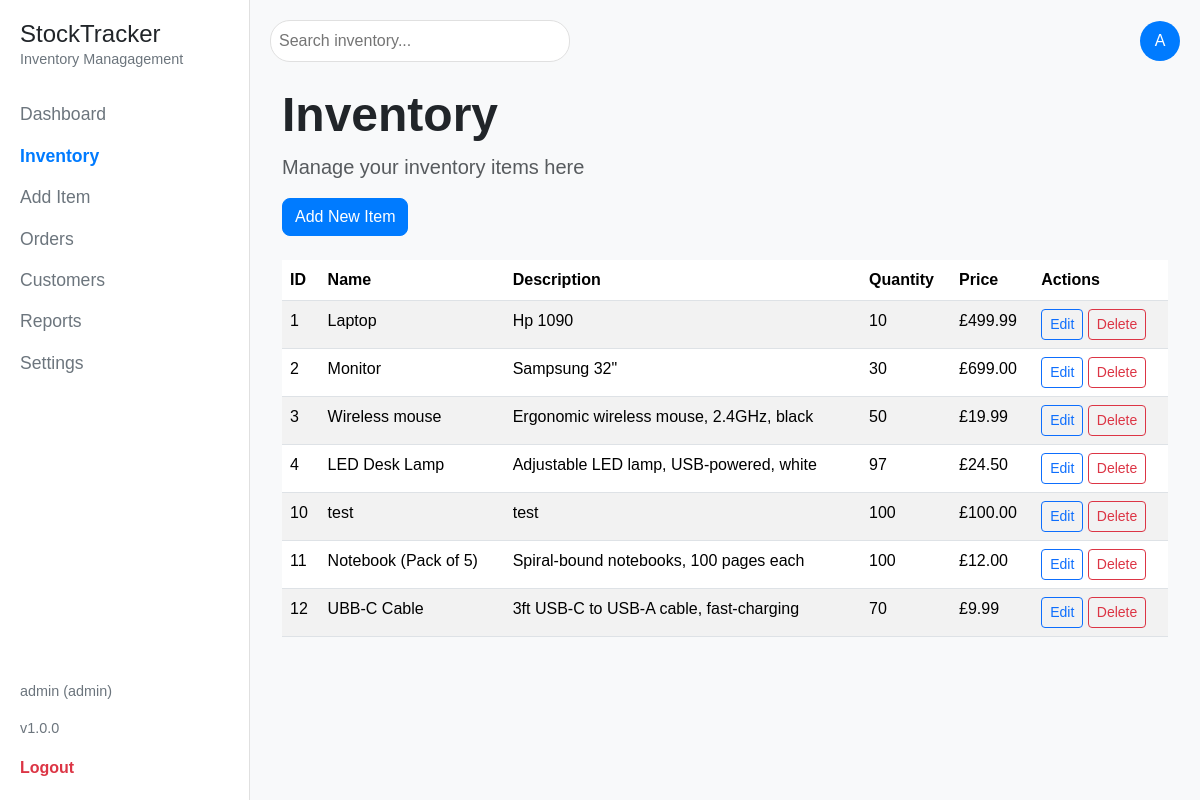
Screenshot of /items (signed in) with the database file from the repository.
### tables this page shows
CREATE TABLE users (
            id INTEGER PRIMARY KEY AUTOINCREMENT,
            username TEXT NOT NULL UNIQUE,
            password TEXT NOT NULL,
            role TEXT NOT NULL,
            created_at TIMESTAMP DEFAULT CURRENT_TIMESTAMP,
            updated_at TIMESTAMP DEFAULT CURRENT_TIMESTAMP
        );

CREATE TABLE items (
            id INTEGER PRIMARY KEY AUTOINCREMENT,
            name TEXT NOT NULL,
            description TEXT,  -- Added description column
            quantity INTEGER NOT NULL,
            price REAL NOT NULL,
            created_at TIMESTAMP DEFAULT CURRENT_TIMESTAMP,
            updated_at TIMESTAMP DEFAULT CURRENT_TIMESTAMP    
        );

### app.py (the view)
@app.route('/items', methods=['GET'])
@login_required
def items():
    items = view_items()
    return render_template('items.html', items=items)

### app.py (called while the page is built)
@login_manager.user_loader
def load_user(user_id):
    conn = sqlite3.connect('inventory.db')
    cursor = conn.cursor()
    cursor.execute("SELECT id, username, password, role, created_at, updated_at FROM users WHERE id = ?", (user_id,))
    row = cursor.fetchone()
    conn.close()
    print(f"Loading user: {row}")
    if row:
        return User(*row)
    return None

### inventory.py (called while the page is built)
def view_items():
    conn = sqlite3.connect('inventory.db')
    cursor = conn.cursor()
    cursor.execute("SELECT * FROM items")
    items = cursor.fetchall()
    conn.close()
    return items

### templates/items.html (shortened to what this page needs)
{% extends 'base.html' %}
{% block content %}
    <div class="container mt-4">
        <h1 class="display-5 fw-bold">Inventory</h1>
        <p class="lead text-muted">Manage your inventory items here</p>
        {% if current_user.role == 'admin' %}
            <a href="{{ url_for('add_item_route') }}" class="btn btn-primary mb-4">Add New Item</a>
        {% endif %}
        {% if items %}
            <div class="table-responsive">
                <table class="table table-striped table-hover">
                    <thead>
                        <tr>
                            <th>ID</th>
                            <th>Name</th>
                            <th>Description</th>
                            <th>Quantity</th>
                            <th>Price</th>
                            {% if current_user.role == 'admin' %}
                                <th>Actions</th>
                            {% endif %}
                        </tr>
                    </thead>
                    <tbody>
                        {% for item in items %}
                            <tr>
                                <td>{{ item[0] }}</td>
                                <td>{{ item[1] }}</td>
                                <td>{{ item[2] }}</td>
                                <td>{{ item[3] }}</td>
                                <td>£{{ "{:.2f}".format(item[4]) }}</td>
                                {% if current_user.role == 'admin' %}
                                    <td>
                                        <a href="{{ url_for('edit_item_route', item_id=item[0]) }}" class="btn btn-sm btn-outline-primary">Edit</a>
                                        <form action="{{ url_for('delete_item_route', item_id=item[0]) }}" method="POST" style="display:inline;">
                                            <button type="submit" class="btn btn-sm btn-outline-danger" onclick="return confirm('Are you sure you want to delete this item?');">Delete</button>
                                        </form>
                                    </td>
                                {% endif %}
                            </tr>
                        {% endfor %}
                    </tbody>
                </table>
            </div>
        {% else %}
            <div class="alert alert-info" role="alert">
                No items in inventory yet. {% if current_user.role == 'admin' %}Start by adding a new item!{% endif %}
            </div>
        {% endif %}
    </div>
{% endblock %}

### templates/base.html (shortened to what this page needs)
<!DOCTYPE html>
<html lang="en">
<head>
    <link href="https://cdn.jsdelivr.net/npm/bootstrap@5.3.3/dist/css/bootstrap.min.css" rel="stylesheet">
    <link rel="stylesheet" href="{{ url_for('static', filename='style.css') }}?v=1">
</head>
<body>
    <div class="app-wrapper">
        <nav class="sidebar">
            <div class="logo">
                <h2>StockTracker</h2>
                <p>Inventory Managagement</p>
            </div>
            <ul>
                <li><a href="{{ url_for('dashboard') }}" class="{% if request.endpoint == 'dashboard' %}active{% endif %}">Dashboard</a></li>
                <li><a href="{{ url_for('items') }}" class="{% if request.endpoint == 'items' %}active{% endif %}">Inventory</a></li>
                {% if current_user.is_authenticated and current_user.role == 'admin' %}
                    <li><a href="{{ url_for('add_item_route') }}" class="{% if request.endpoint == 'add_item' %}active{% endif %}">Add Item</a></li>
                {% endif %}
                <li><a href="#">Orders</a></li>
                <li><a href="#">Customers</a></li>
                <li><a href="#">Reports</a></li>
                <li><a href="#">Settings</a></li>
            </ul>
            <div class="user-info">
                {% if current_user.is_authenticated %}
                    <p>{{ current_user.username }} ({{ current_user.role }})</p>
                {% else %}
                    <p>Guest</p>
                {% endif %}
                <p class="version">v1.0.0</p>
            </div>
            {% if current_user.is_authenticated %}
                <a href="{{ url_for('logout') }}" class="logout">Logout</a>
            {% else %}
                <a href="{{ url_for('login') }}" class="logout">Login</a>
                <a href="{{ url_for('register') }}" class="logout">Register</a>
            {% endif %}
        </nav>
        <div class="main-content">
            {% if current_user.is_authenticated %}
            <header>
                <div class="search-bar">
                    <input type="text" placeholder="Search inventory...">
                </div>
                <div class="user-profile">
                    {% if current_user.is_authenticated %}
                        <span>{{ current_user.username[0] | upper }}</span>
                    {% else %}
                        <span>G</span>
                    {% endif %}
                </div>
            </header>
            {% endif %}
            <div class="content">
                {% block content %}
                {% endblock %}
            </div>
        </div>
    </div>
</body>
</html>

### static/style.css (style rules this page uses)
body { background-color: #f8f9fa; font-family: 'Arial', sans-serif; }
.app-wrapper { display: flex; min-height: 100vh; }
.sidebar { width: 250px; background-color: #fff; padding: 20px; border-right: 1px solid #e0e0e0; display: flex; flex-direction: column; justify-content: space-between; }
.sidebar .logo h2 { font-size: 1.5rem; margin-bottom: 0; }
.sidebar .logo p { font-size: 0.9rem; color: #6c757d; }
.sidebar ul { list-style: none; padding: 0; }
.sidebar ul li { margin: 15px 0; }
.sidebar ul li a { text-decoration: none; color: #6c757d; font-size: 1.1rem; }
.sidebar ul li a.active { color: #007bff; font-weight: bold; }
.sidebar .user-info { margin-top: auto; font-size: 0.9rem; color: #6c757d; }
.sidebar .logout { text-decoration: none; color: #dc3545; font-weight: bold; }
.main-content { flex: 1; padding: 20px; }
header { display: flex; justify-content: space-between; align-items: center; margin-bottom: 20px; }
.search-bar input { width: 300px; padding: 8px; border: 1px solid #e0e0e0; border-radius: 20px; }
.user-profile span { display: inline-block; width: 40px; height: 40px; background-color: #007bff; color: #fff; text-align: center; line-height: 40px; border-radius: 50%; }
.btn-primary { background-color: #007bff; border-color: #007bff; border-radius: 8px; font-weight: 500; }

### rows the page displays
users: username "admin", role "admin", username "A"
items: id "1", name "Laptop", description "Hp 1090", quantity "10", price "499.99"
items: id "2", name "Monitor", description "Sampsung 32\"", quantity "30", price "699.00"
items: id "3", name "Wireless mouse", description "Ergonomic wireless mouse, 2.4GHz, black", quantity "50", price "19.99"
items: id "4", name "LED Desk Lamp", description "Adjustable LED lamp, USB-powered, white", quantity "97", price "24.50"
items: id "10", name "test", description "test", quantity "100", price "100.00"
items: id "11", name "Notebook (Pack of 5)", description "Spiral-bound notebooks, 100 pages each", quantity "100", price "12.00"
items: id "12", name "UBB-C Cable", description "3ft USB-C to USB-A cable, fast-charging", quantity "70", price "9.99"
